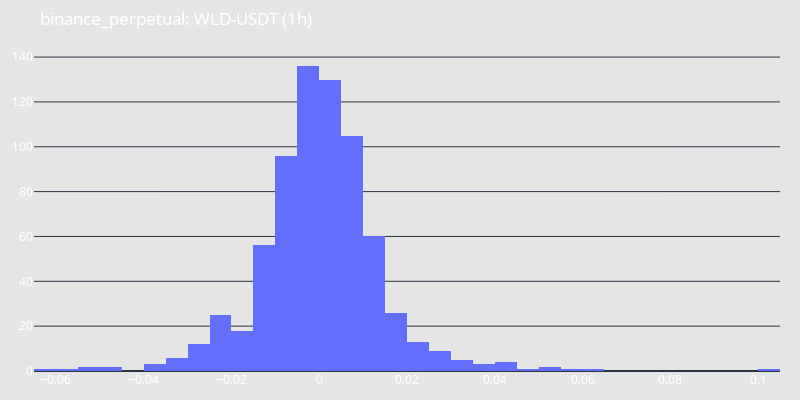

Notebook code for this chart:
### Code cell
candles.plot(type="returns", height=400, width=800)

### Figure 1 — Plotly figure (JSON) as saved in the notebook; plotly's stock layout.template omitted (floating-point values rounded to 4 significant figures; data arrays with more than 128 entries replaced by an {"elided": "..."} marker saying what was removed)
{"data": [{"nbinsx": 50, "type": "histogram", "x": {"elided": "719 float values"}}], "layout": {"font": {"color": "white", "size": 12}, "height": 400, "hovermode": "x unified", "margin": {"b": 20, "l": 20, "r": 20, "t": 50}, "paper_bgcolor": "rgba(0, 0, 0, 0.1)", "plot_bgcolor": "rgba(0, 0, 0, 0)", "showlegend": false, "title": {"text": "binance_perpetual: WLD-USDT (1h)"}, "width": 800, "xaxis": {"rangeslider": {"visible": false}}}}
